Frame 1 (no input): blank canvas, image omitted
Frame 60 (the mouse pressed at the canvas centre just before this capture): blank canvas, image omitted
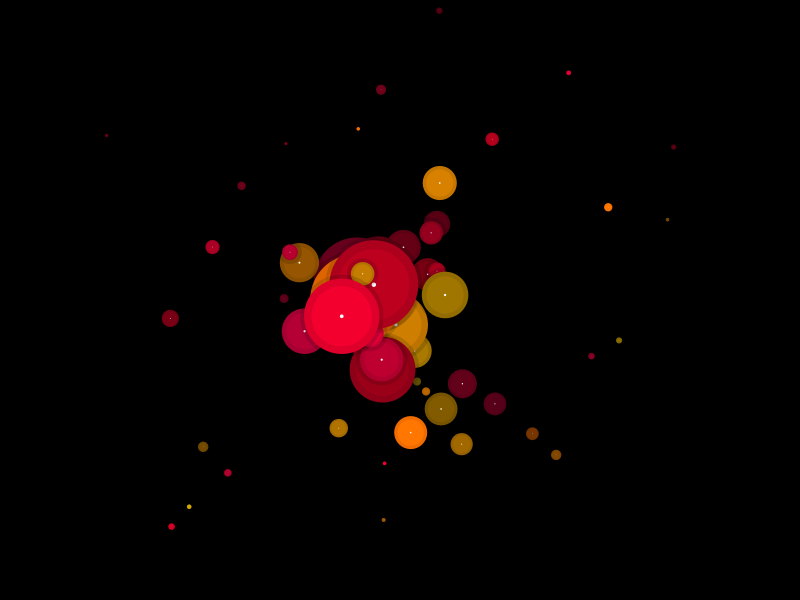
Frame 120 (the mouse held since frame 60 and released just before this capture)

The Processing sketch whose frames 1 and 60 were blank and that drew this single picture after the mouse press (run headless with seeded random() and noise(); from frame 60 on, the mouse is pressed at the canvas centre):

// Processing sketch: example10
// ── example10.pde
/////////////////////////////////////////////// все о шариках
float offsx = 0, offsy = 0, offsc = 0.1, speed = 1.25, radius = 40, reaction = 0.2, falloff = 0.975, border = 1.0;
int count = 850;
boolean deep = true, shdw = true;

class c_circ
{
  float rad, rm, bord, x, y, dx, dy, xx, yy, ddx, ddy;
  color c;
  c_circ ()
  {
    rad  = random(radius * 0.35, radius * 1.15); bord = rad * border; rm = 0;
    xx = x = random(bord, width - bord);
    yy = y = random(bord, height - bord);
    float d = random(3, 5) * speed;
    ddx = 0; dx  = d * zrandom();
    ddy = 0; dy  = d * zrandom();
    if (irandom(1) == 1) c = color (irandom(155, 255), irandom(100, 150), 0); else c = color (irandom(155, 205), 0, irandom(25, 50));
  }
  void regenerate()
  { 
    x += dx; y += dy;
    if ((x > (width - bord)) || (x < bord)) dx = - dx; else if (irandom(37) == 11) dx = - dx;
    if ((y > (height - bord)) || (y < bord)) dy = - dy; else if (irandom(37) == 11) dy = - dy;  
    float d = dist (x, y, xx, yy);
    ddx += (x - xx) / d * reaction;
    ddy += (y - yy) / d * reaction;
    ddx *= falloff;
    ddy *= falloff;
    xx += ddx;
    yy += ddy;
  }
  void draw(int i, float r)
  {
    color cc;
    if (deep) { float t = 0.7 * i / count + 0.4; cc = color(red(c) * t, green(c) * t, blue(c) * t); } else cc = c;  
    if (shdw) circle (xx, yy, r + 4, color(0, 0, 0, 35));
    circle(xx, yy, r, cc);
    float oc = 1 + offsc;
    circle (xx + offsx * r * 0.1, yy + offsy * r * 0.1, 0.8 * r, color(red(cc) * oc, green(cc) * oc, blue(cc) * oc));
    circle (xx + offsx * r * 0.25, yy + offsy * r * 0.25, 0.05 * r, color(255, 255, 255));
  }
  void fill(float px, float py, float r)
  {
    rm += force (r, xx, yy, px, py);
    if (rm > 1) rm = 1;
  }
  void draw(int i) { if (rm > 0.05) draw(i, rad * rm); rm *= 0.95; }
}

c_circ[] circ;
/////////////////////////////////////////////// инерционная мышка
float px, py;

class c_emouse
{
  float x, y, px, py, dx, dy, react, foff, m;
  boolean sw;
  c_emouse (float r, float f)
  {
    x = y = dx = dy = m = 0; react = r; foff = f; sw = true;
  }
  void regenerate()
  { 
    float d;
    if (mousePressed)
    { if (sw)
      { d = dist (px, py, mouseX, mouseY); if (d < 0.0001) d = 1;
        x = mouseX; y = mouseY; m = 0.05;
        dx = 0.5 * (mouseX - px) / d;
        dy = 0.5 * (mouseY - py) / d;
        sw = false; px = mouseX; py = mouseY; return;
      }
      d = dist (x, y, mouseX, mouseY); if (d < 0.0001) d = 1;
      dx += (mouseX - x) / d * react;
      dy += (mouseY - y) / d * react;
      dx *= foff; dy *= foff;
      x += dx; y += dy;
      m += 0.075; if (m > 1) m = 1;
    } else sw = true;
    dx *= 0.99999; dy *= 0.99999; m *= 0.9999;
    x += dx; y += dy;
    px = mouseX; py = mouseY;
  }
}

c_emouse emouse;
/////////////////////////////////////////////// обязательные функции

void setup()
{ 
  size(800, 600); smooth(); noStroke(); frameRate(25);
  circ = new c_circ[count];
  for (int i = 0; i < count; i++) circ[i] = new c_circ();  
  emouse = new c_emouse(0.001, 0.975);
}

void draw()
{   
  background(0, 0, 0);
  for (int i = 0; i < count; i++)
  { emouse.regenerate();
    circ[i].regenerate();
    if (emouse.m > 0.04) circ[i].fill(emouse.x, emouse.y, 20 + 35 * emouse.m);
    circ[i].draw(i);
  }  
}

/////////////////////////////////////////////// вспомогательные функции
int irandom(int m) { return (int)(random(m) + 0.5); }
int irandom(int mn, int mx) { return (int)(random(mn, mx) + 0.5); }
int zrandom() { return 1 - 2 * irandom(1); }

void circle(float x, float y, float r, color c) { fill(c); ellipse(x, y, r * 2, r * 2); }

float force(float r, float x1, float y1, float x2, float y2)
{
  float d = dist (x1, y1, x2, y2);
  if (d > r) return 0; else return 1 - d / r;
}
